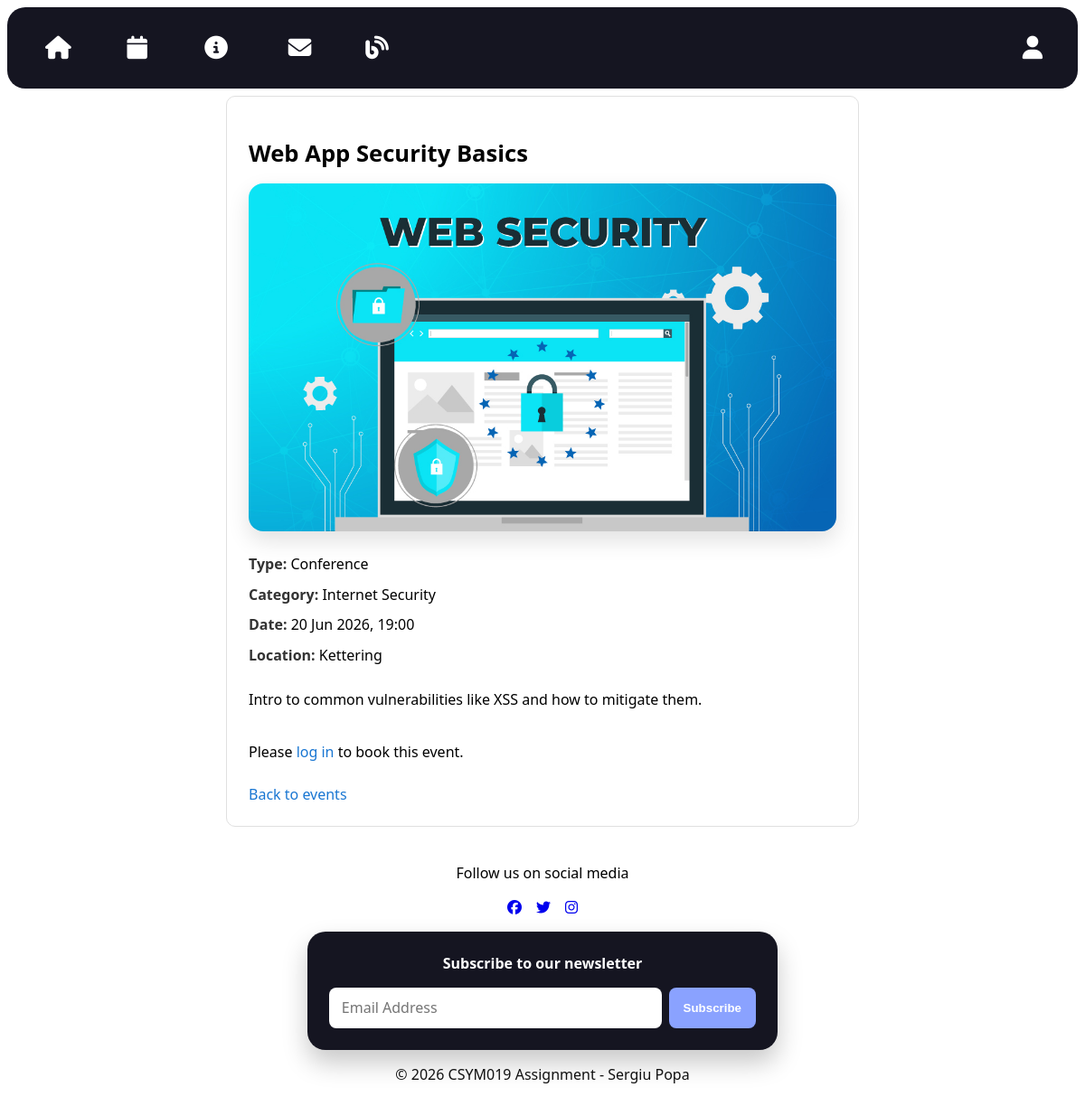
Page /events/show/3 on the committed database.
### tables this page shows
CREATE TABLE IF NOT EXISTS events (
  eventid INT AUTO_INCREMENT PRIMARY KEY,
  category VARCHAR(255) NOT NULL,
  event_type VARCHAR(50) NOT NULL,
  title VARCHAR(255) NOT NULL,
  description TEXT NOT NULL,
  event_date DATETIME NOT NULL,
  location VARCHAR(255) NOT NULL,
  image_path VARCHAR(255) DEFAULT NULL,
  created_at TIMESTAMP DEFAULT CURRENT_TIMESTAMP
);

### src/framework/Application.php (called while the page is built, shortened)
<?php
class Application
{
    private Router $router;
    public function __construct(Router $router)
    {
        $this->router = $router;
    }
    public function run(): void
    {
        $path = parse_url($_SERVER['REQUEST_URI'], PHP_URL_PATH);
        $route = trim($path ?? '', '/');
        $parts = explode('/', $route);
        $controllerName = $parts[0] ?? 'home';
        $action = $parts[1] ?? 'index';
        $params = array_slice($parts, 2);
        $controller = $this->router->getController($controllerName);
        $page = $controller->$action(...$params);
        $variables = $page['variables'] ?? [];
        $content = $this->render(
            __DIR__ . '/../pages/' . $page['template'],
            $variables
        );
        require __DIR__ . '/../pages/layout.html.php';
    }
    private function render(string $file, array $variables = []): string
    {
        extract($variables);
        require $file;
        return ob_get_clean();
    }
}

### src/index.php (called while the page is built, shortened)
<?php
require_once __DIR__ . '/vendor/autoload.php';
require_once __DIR__ . '/autoload.php';
$router = new framework\Router();
$app = new framework\Application($router);
$app->run();

### src/controllers/EventController.php (called while the page is built, shortened)
<?php
class EventController
{
    private EventTable $events;
    public function __construct()
    {
        $this->events = new EventTable();
    }
    public function show(int $id): array
    {
        $event = $this->events->findById($id);
        $alreadyBooked = false;
        return [
            'title' => $event->title,
            'template' => 'event.html.php',
            'styles' => ['event.css'],
            'scripts' => ['booking.js'],
            'variables' => [
                'event' => $event,
                'alreadyBooked' => $alreadyBooked
            ]
        ];
    }
}

### src/autoload.php (called while the page is built, shortened)
<?php
spl_autoload_register(function (string $class) {
    $baseDir = __DIR__ . '/';
    $file = $baseDir . str_replace('\\', '/', $class) . '.php';
});

### src/framework/Database.php (called while the page is built, shortened)
<?php
class Database
{
    private static ?PDO $connection = null;
    public static function getConnection(): PDO
    {
        if (self::$connection === null) {
            $host = 'db';
            $db   = 'csym019_db';
            $user = 'csym019_user';
            $pass = 'csym019_pass';
            try {
                self::$connection = new PDO(
                    "mysql:host=$host;dbname=$db;charset=utf8mb4",
                    $user,
                    $pass
                );
                self::$connection->setAttribute(
                    PDO::ATTR_ERRMODE,
                    PDO::ERRMODE_EXCEPTION
                );
                self::$connection->setAttribute(
                    PDO::ATTR_DEFAULT_FETCH_MODE,
                    PDO::FETCH_ASSOC
                );
            } catch (PDOException $e) {
                die('Database connection failed: ' . $e->getMessage());
            }
        }
        return self::$connection;
    }
}

### src/models/EventTable.php (called while the page is built, shortened)
<?php
class EventTable
{
    private DatabaseHelper $table;
    public function __construct()
    {
        $this->table = new DatabaseHelper(
            Database::getConnection(),
            'events',
            'eventid',
            EventModel::class
        );
    }
    public function findById(int $eventid): object|false
    {
        return $this->table->find('eventid', $eventid);
    }
}

### src/framework/DatabaseHelper.php (called while the page is built, shortened)
<?php
class DatabaseHelper
{
    private PDO $pdo;
    private string $table;
    private string $className;
    public function __construct(
        PDO $pdo,
        string $table,
        string $primaryKey,
        string $className = 'stdClass'
    ) {
        $this->pdo = $pdo;
        $this->table = $table;
        $this->className = $className;
    }
    public function find(string $field, mixed $value): object|false
    {
        $stmt = $this->pdo->prepare(
            "SELECT * FROM {$this->table} WHERE {$field} = :value"
        );
        $stmt->execute([
            'value' => $value
        ]);
        $stmt->setFetchMode(PDO::FETCH_CLASS, $this->className);
        return $stmt->fetch();
    }
}

### src/pages/event.html.php (the view, shortened to what this page needs)
<section class="single-event">
    <h1 class="event-title"><?= htmlspecialchars($event->title) ?></h1>
    <img
        class="single-event-image"
        src="<?= !empty($event->image_path) ? htmlspecialchars($event->image_path) : '/assets/placeholder.jpg' ?>"
        alt="<?= htmlspecialchars($event->title) ?>"
    >
    <div class="single-event-details">
        <p><strong>Type:</strong> <?= htmlspecialchars($event->event_type) ?></p>
        <p><strong>Category:</strong> <?= htmlspecialchars($event->category) ?></p>
        <p><strong>Date:</strong> <?= date('d M Y, H:i', strtotime($event->event_date)) ?></p>
        <p><strong>Location:</strong> <?= htmlspecialchars($event->location) ?></p>
        <p><?= nl2br(htmlspecialchars($event->description)) ?></p>
    </div>
    <?php if (!isset($_SESSION['user'])): ?>
        <p>Please <a href="/account">log in</a> to book this event.</p>
    <?php elseif (strtotime($event->event_date) < time()): ?>
        <p>This event has already ended.</p>
    <?php elseif ($alreadyBooked): ?>
        <p>You have already booked this event.</p>
    <?php endif; ?>
    <a href="/events">Back to events</a>
</section>

### src/styles/global.css (style rules this page uses)
:root { --bg: #ffffff; }
html { overflow-x: hidden; }
body { margin: 0; font-family: system-ui, -apple-system, Segoe UI, Roboto, Arial, sans-serif; background: var(--bg); overflow-x: hidden; }
img { display: block; max-width: 100%; }
* { box-sizing: border-box; }

### src/styles/layout.css (style rules this page uses)
:root { --nav-pad: 0.75rem; --nav-gap: 0.75rem; --icon-size: 1.6rem; --logo-height: 2.5rem; }
body { display: grid; grid-template-rows: auto 1fr auto; min-height: 100vh; margin: 0; }

### src/styles/cards.css (style rules this page uses)
:root { --card-panel-color: #151521; --card-text-color: #f4f4f7; --card-secondary-color: #b8b8c6; --card-border-color: rgba(255, 255, 255, 0.1); --card-radius-size: 16px; --card-gap: clamp(12px, 2vw, 20px); --card-pad: clamp(14px, 2vw, 18px); }

### src/styles/event.css (style rules this page uses)
.event-title { margin-bottom: 1rem; font-size: 1.6rem; font-weight: 700; }
.single-event { max-width: 700px; margin: 0 auto; padding: 1.5rem; border: 1px solid #e0e0e0; border-radius: 10px; background-color: #ffffff; }
.single-event p { margin: 0.5rem 0; line-height: 1.5; }
.single-event strong { color: #333; }
.single-event p:last-of-type { margin-top: 1rem; }
.single-event a { display: inline-block; margin-top: 1rem; text-decoration: none; color: #1976d2; }
.single-event-image { width: 100%; max-height: 420px; object-fit: cover; border-radius: 16px; margin: 1rem 0 1.5rem; box-shadow: 0 10px 24px rgba(0, 0, 0, 0.12); }
.single-event-details { display: flex; flex-direction: column; gap: 0.5rem; }
.single-event-details p { margin: 0; line-height: 1.6; }

### rows in the picture
events: title "Web App Security Basics", image_path (picture), event_type "Conference", category "Internet Security", event_date "20 Jun 2026, 19:00", location "Kettering", description "Intro to common vulnerabilities like XSS and how to mitigate them."
